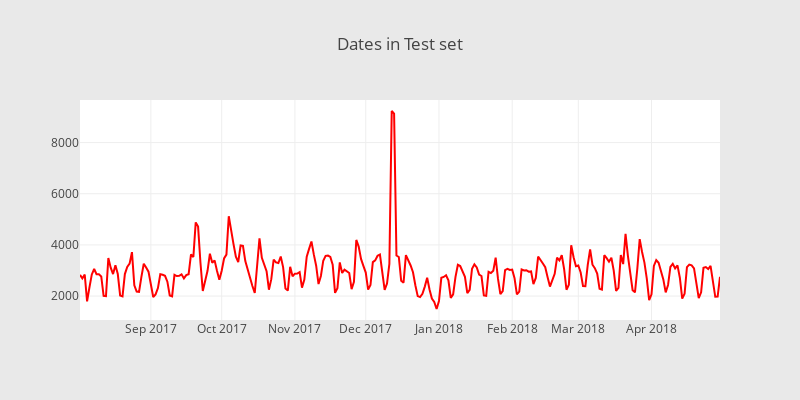

Here is the notebook cell this chart was saved with:
### Code cell
test_df['date'] = test_df['date'].apply(lambda x: datetime.date(int(str(x)[:4]), int(str(x)[4:6]), int(str(x)[6:])))
cnt_srs = test_df.groupby('date')['fullVisitorId'].size()


trace = scatter_plot(cnt_srs, 'red')

layout = go.Layout(
    height=400,
    width=800,
    paper_bgcolor='rgb(233,233,233)',
    title='Dates in Test set'
)

data = [trace]
fig = go.Figure(data=data, layout=layout)
py.iplot(fig, filename="ActivationDate")

### Figure 1 — Plotly figure (JSON) as saved in the notebook; plotly's stock layout.template omitted (floating-point values rounded to 4 significant figures; data arrays with more than 128 entries replaced by an {"elided": "..."} marker saying what was removed)
{"data": [{"marker": {"color": "red"}, "showlegend": false, "type": "scatter", "uid": "add63c5f-a23a-4e14-80f6-ca20e5f9e6c4", "x": {"elided": "272 str values"}, "y": {"elided": "272 int values"}}], "layout": {"height": 400, "paper_bgcolor": "rgb(233,233,233)", "title": {"text": "Dates in Test set"}, "width": 800}}
